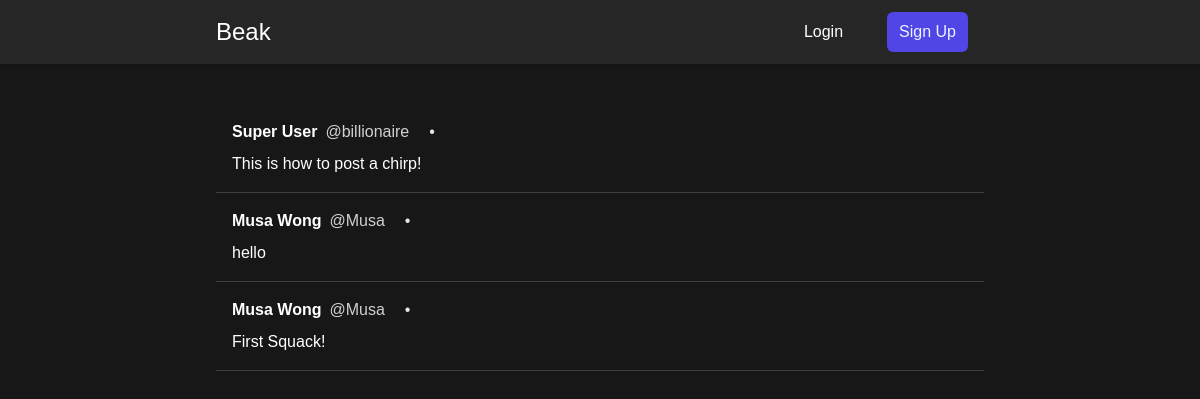
/, run on an earlier commit of the app's database.
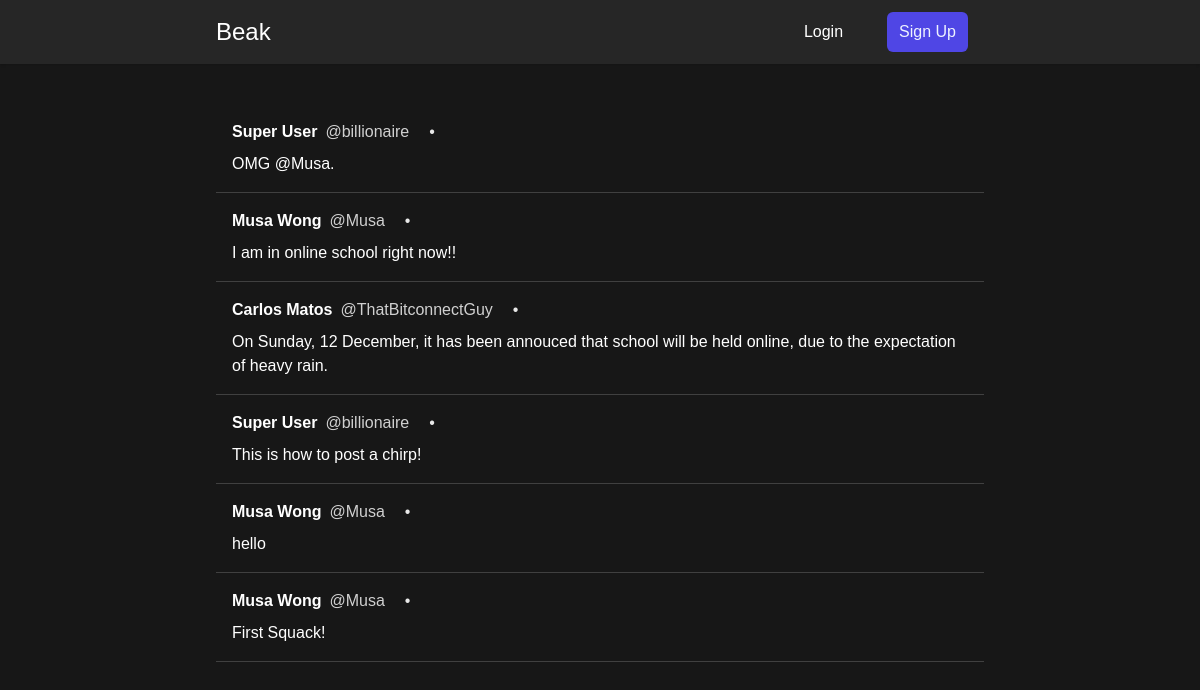
And on a later commit of the database.
### chirps/models.py (models this page shows)
class Chirp(models.Model):
    id = ShortUUIDField(primary_key=True)
    content = models.TextField(max_length=280)
    date_chirped = models.DateTimeField(default=timezone.now)
    author = models.ForeignKey(User, on_delete=models.CASCADE)

### ui/views.py (the view)
# urls.py: 2. Add a URL to urlpatterns:  path('', views.home, name='home')
def home(request):
    user = request.user
    if request.method == "POST":
        form = CreateChirpForm(request.POST)
        if form.is_valid:
            content = request.POST.get("content")
            chirp = Chirp(content=content, author=user)
            chirp.save()
            messages.success(
                request, "Chirped Successfully")
            return redirect("ui-home")
    else:
        form = CreateChirpForm()
    context = {"chirps": Chirp.objects.order_by('date_chirped').reverse(), "form": form}
    return render(request, "ui/home.html", context)

### ui/templates/ui/home.html (shortened to what this page needs)
{% extends "ui/base.html" %} {% block content %}
<div>
  {% for chirp in chirps %}
  {% include 'chirps/chirp_component.html' %}
  <hr />
  {% endfor %}
</div>
{% endblock content %}

### chirps/templates/chirps/chirp_component.html (shortened to what this page needs)
<article
onclick="window.location.href = '{% url 'view-chirp' username=chirp.author id=chirp.id %}';"
  class="p-4 cursor-pointer {% if chirp.author == user %}bg-neutral-200 dark:bg-zinc-800 dark:bg-opacity-20{% endif %} hover:bg-neutral-200 dark:hover:bg-neutral-800 hover:bg-opacity-30 dark:hover:bg-opacity-30 transition-colors"
  x-data="{ date: dayjs('{{ chirp.date_chirped|date:'c' }}').fromNow() }" @click="console.log('hello world')">
  <div class="flex items-center gap-5 mb-2">
    <div class="flex gap-2">
      <a href="{% url 'profile' chirp.author %}" class="font-bold hover:underline">{{ chirp.author.get_full_name }}</a>
      <p class="opacity-80">@{{ chirp.author.username }}</p>
    </div>
    <p class="opacity-90">&#x2022;</p>
  </div>
  <h1>{{ chirp.content }}</h1>
</article>

What changed in the data, as far as the page shows it:
added Chirp: author.get_full_name "Super User", author.username "billionaire", content "OMG @Musa."
added Chirp: author.get_full_name "Musa Wong", author.username "Musa", content "I am in online school right now!!"
added Chirp: author.get_full_name "Carlos Matos", author.username "ThatBitconnectGuy", content "On Sunday, 12 December, it has been annouced that school will be held online, due to the expectation of heavy rain."
